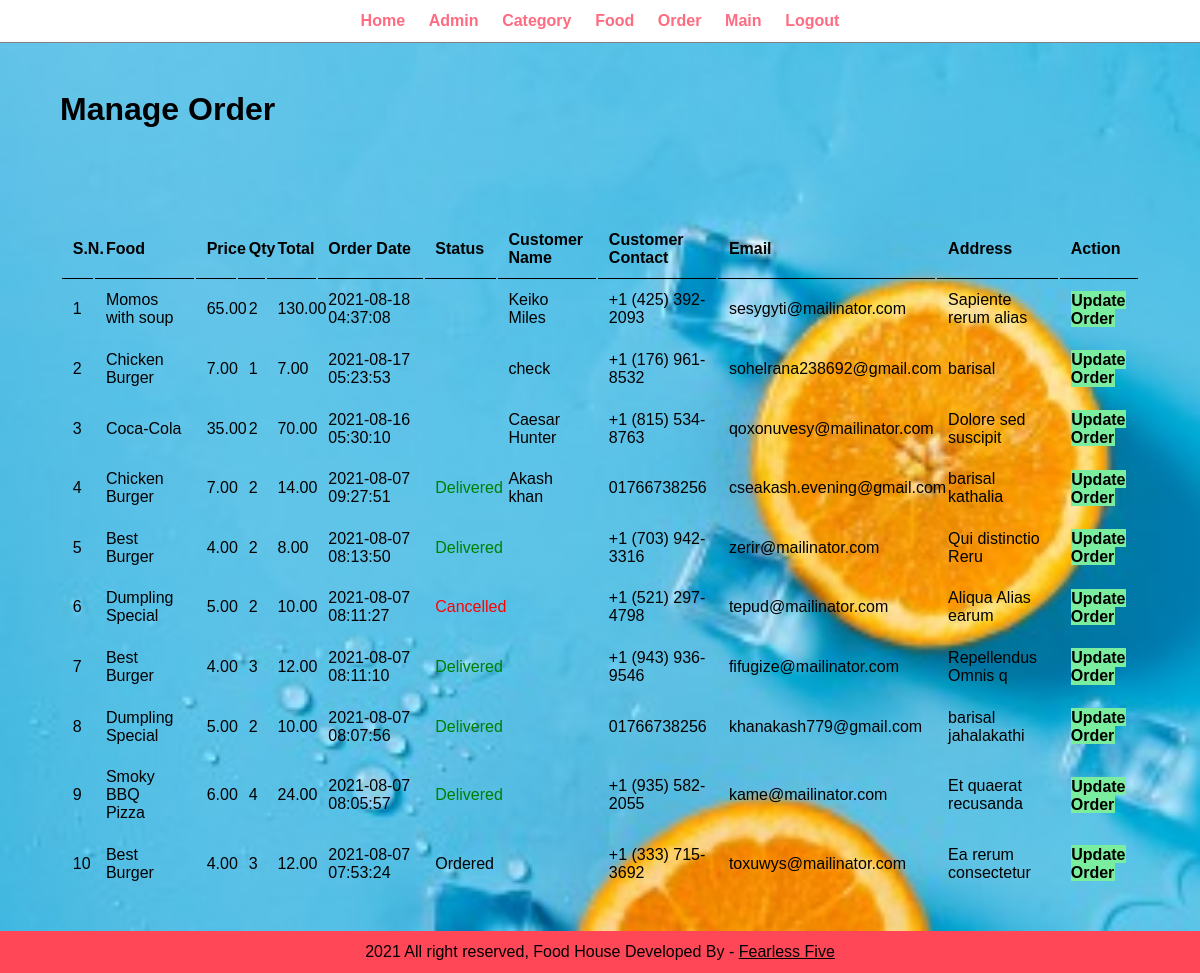
Page /admin/manage-order.php (signed in) on the committed database.
### tables this page shows
CREATE TABLE `tbl_order` (
  `id` int(10) UNSIGNED NOT NULL,
  `food` varchar(150) DEFAULT NULL,
  `price` decimal(10,2) DEFAULT NULL,
  `qty` int(11) DEFAULT NULL,
  `total` decimal(10,2) DEFAULT NULL,
  `order_date` datetime DEFAULT NULL,
  `status` varchar(50) DEFAULT NULL,
  `customer_name` varchar(150) DEFAULT NULL,
  `customer_contact` varchar(20) DEFAULT NULL,
  `customer_email` varchar(150) DEFAULT NULL,
  `customer_address` varchar(255) DEFAULT NULL
);

### admin/manage-order.php (the view, shortened to what this page needs)
<?php include('partials/menue.php') ?>
<div class="main-content">
    <div class="wrapper-order">
        <h1>Manage Order</h1>
                <br /><br /><br />
                <br><br>
                <table class = "tbl-full">
                    <tr>
                        <th>S.N.</th>
                        <th>Food</th>
                        <th>Price</th>
                        <th>Qty</th>
                        <th>Total</th>
                        <th>Order Date</th>
                        <th>Status</th>
                        <th>Customer Name</th>
                        <th>Customer Contact</th>
                        <th>Email</th>
                        <th>Address</th>
                        <th>Action</th>
                    </tr>
                    <?php
                        $sql = "SELECT * FROM tbl_order ORDER BY id DESC";
                        $res = mysqli_query($conn,$sql);
                        $count = mysqli_num_rows($res);
                        if($count > 0)
                        {
                            $sn = 1;
                            while($row = mysqli_fetch_assoc($res))
                            {
                                $id = $row['id'];
                                $food = $row['food'];
                                $price = $row['price'];
                                $qty = $row['qty'];
                                $total = $row['total'];
                                $order_date = $row['order_date'];
                                $status = $row['status'];
                                $customer_name = $row['customer_name'];
                                $customer_contact = $row['customer_contact'];
                                $customer_email = $row['customer_email'];
                                $customer_address = $row['customer_address'];
                                ?>
                                    <tr>
                                        <td><?php echo $sn++; ?></td>
                                        <td><?php echo $food; ?></td>
                                        <td><?php echo $price; ?></td>
                                        <td><?php echo $qty; ?></td>
                                        <td><?php echo $total; ?></td>
                                        <td><?php echo $order_date; ?></td>
                                        <td>
                                            <?php
                                                if($status == "Ordered")
                                                {
                                                    echo "<label>$status</label>";
                                                }
                                                elseif($status == "On Delivery")
                                                {
                                                    echo "<label style='color:orange'>$status</label>";
                                                }
                                                elseif($status == "Delivered")
                                                {
                                                    echo "<label style='color:green'>$status</label>";
                                                }
                                                elseif($status == "Cancelled")
                                                {
                                                    echo "<label style='color:red'>$status</label>";
                                                }
                                            ?>
                                        </td>
                                        <td><?php echo $customer_name; ?></td>
                                        <td><?php echo $customer_contact; ?></td>
                                        <td><?php echo $customer_email; ?></td>
                                        <td><?php echo $customer_address; ?></td>
                                        <td>
                                            <a href="<?php echo SITEURL; ?>admin/update-order.php?id=<?php echo $id; ?>" class="btn-secondary">Update Order</a>
                                        </td>
                                    </tr>
                                <?php
                            }
                        }
                        else{
                            echo "<tr><td colspan='12' class='error'>Order Not Available.</td></tr>";
                        }
                    ?>
                </table>
    </div>
</div>
<?php include('partials/footer.php') ?>

### css/admin.css (style rules this page uses)
* { margin: 0; padding: 0; font-family: Arial, Helvetica, sans-serif; color: black; }
.wrapper-order { padding: 1% 0% 0% 0%; width: 90%; margin: 0 auto; }
.tbl-full { width: 100%; }
table tr th { border-bottom: 1px solid black; padding: 1%; text-align: left; }
table tr td { padding: 1%; }
.btn-secondary { background-color: #7bed9f; padding: 1%; color: black; text-decoration: none; font-weight: bold; }
.main-content { background-color: #f1f2f6; background-image:url(../images/bgg5.jpg); background-size: cover; background-repeat: no-repeat; padding: 3% 0; }

### rows in the picture
tbl_order: food "Momos with soup", price "65.00", qty "2", total "130.00", order_date "2021-08-18 04:37:08", customer_name "Keiko Miles", customer_contact "+1 (425) 392-2093", customer_email "sesygyti@mailinator.com", customer_address "Sapiente rerum alias"
tbl_order: food "Chicken Burger", price "7.00", qty "1", total "7.00", order_date "2021-08-17 05:23:53", customer_name "check", customer_contact "+1 (176) 961-8532", customer_email "sohelrana238692@gmail.com", customer_address "barisal"
tbl_order: food "Coca-Cola", price "35.00", qty "2", total "70.00", order_date "2021-08-16 05:30:10", customer_name "Caesar Hunter", customer_contact "+1 (815) 534-8763", customer_email "qoxonuvesy@mailinator.com", customer_address "Dolore sed suscipit"
tbl_order: food "Chicken Burger", price "7.00", qty "2", total "14.00", order_date "2021-08-07 09:27:51", status "Delivered", customer_name "Akash khan", customer_contact "01766738256", customer_email "cseakash.evening@gmail.com", customer_address "barisal kathalia"
tbl_order: food "Best Burger", price "4.00", qty "2", total "8.00", order_date "2021-08-07 08:13:50", status "Delivered", customer_contact "+1 (703) 942-3316", customer_email "zerir@mailinator.com", customer_address "Qui distinctio Reru"
tbl_order: food "Dumpling Special", price "5.00", qty "2", total "10.00", order_date "2021-08-07 08:11:27", status "Cancelled", customer_contact "+1 (521) 297-4798", customer_email "tepud@mailinator.com", customer_address "Aliqua Alias earum"
tbl_order: food "Best Burger", price "4.00", qty "3", total "12.00", order_date "2021-08-07 08:11:10", status "Delivered", customer_contact "+1 (943) 936-9546", customer_email "fifugize@mailinator.com", customer_address "Repellendus Omnis q"
tbl_order: food "Dumpling Special", price "5.00", qty "2", total "10.00", order_date "2021-08-07 08:07:56", status "Delivered", customer_contact "01766738256", customer_email "khanakash779@gmail.com", customer_address "barisal jahalakathi"
tbl_order: food "Smoky BBQ Pizza", price "6.00", qty "4", total "24.00", order_date "2021-08-07 08:05:57", status "Delivered", customer_contact "+1 (935) 582-2055", customer_email "kame@mailinator.com", customer_address "Et quaerat recusanda"
tbl_order: food "Best Burger", price "4.00", qty "3", total "12.00", order_date "2021-08-07 07:53:24", status "Ordered", customer_contact "+1 (333) 715-3692", customer_email "toxuwys@mailinator.com", customer_address "Ea rerum consectetur"
